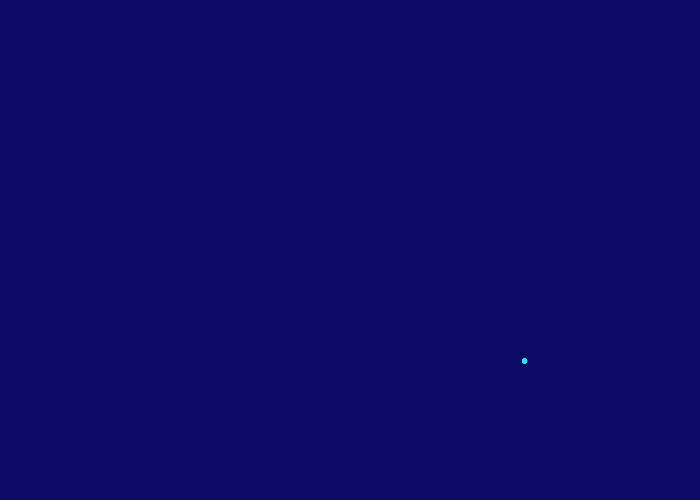
Frame 1 (no input)
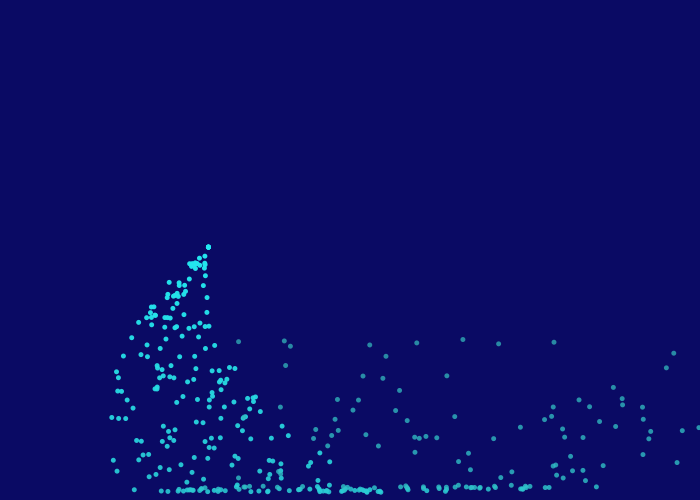
Frame 60 (the mouse pressed at the canvas centre just before this capture)
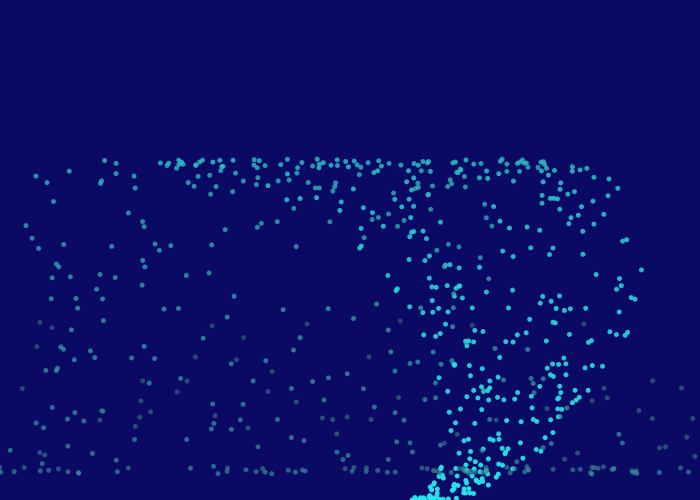
Frame 120 (the mouse held since frame 60 and released just before this capture)

The Processing sketch that drew these frames (run headless with seeded random() and noise(); from frame 60 on, the mouse is pressed at the canvas centre):

// Processing sketch: processing_82272
// ── processing_82272.pde

color night = color(10, 10, 100);
ArrayList sys;


void setup()
{ 
  size(700, 500);
  sys = new ArrayList();

}
float cx,cy;
void draw()
{
  background(night);
  
 float time = norm(frameCount, 0 , 100);
 float angle = lerp(0,TWO_PI, time);
 float sx = cos(angle);
 float sy = sin(angle);
 cx = map(sx, -1,1,width/4, 3*width/4);
 cy = map(sy, -1,1,width/4, 3*width/4);
 for (float n=random(1,12) ; n>0 ; n--)
  sys.add(new spark(cx,cy) );
  for ( int i=sys.size()-1;  i>0 ; i--)
  {
    spark s = (spark)sys.get(i);
    if (s.alive) {
      s.draw();
      s.move();
      
    } else{
      sys.remove(i);
      
    }
  }
}

class spark
{
  color hot = color(34, 233, 242);
  color cold = color(102, 0, 0, 0);

  int age=0;
  int life=250;
  boolean alive=true;

  void draw()
  {
    noStroke();
    age++;
    if (age<life)
    {
      float a = norm (age, 0, life);
      color c = lerpColor (hot, cold, a);
      fill(c);
      ellipse(x, y, 5, 5);
    }
    else 
    {
      alive=false;
    }
  }
  float x, y;
  float vx, vy;
  float g=1;

  void move ()
  {
    x += vx; 
    y+= vy;
    vy+= g;
    if ( y>height)
          y=height;
      vy *= -random(0.3, 0.6);
    
  }
  spark( float xi, float yi)
  {
    x = xi; 
    y = yi;
    vx = random(-5, 5);
    vy = random(-5, 5);
  }
}
